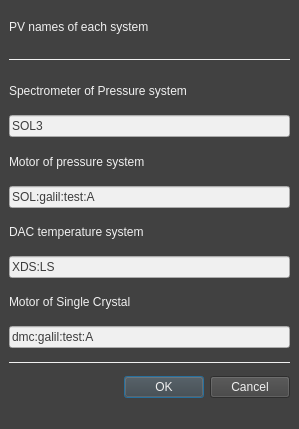
<?xml version="1.0" encoding="UTF-8"?>
<ui version="4.0">
 <class>MainWindow_PVnames</class>
 <widget class="QMainWindow" name="MainWindow_PVnames">
  <property name="geometry">
   <rect>
    <x>0</x>
    <y>0</y>
    <width>299</width>
    <height>429</height>
   </rect>
  </property>
  <property name="minimumSize">
   <size>
    <width>299</width>
    <height>429</height>
   </size>
  </property>
  <property name="maximumSize">
   <size>
    <width>299</width>
    <height>429</height>
   </size>
  </property>
  <property name="windowTitle">
   <string>Edit: PV names</string>
  </property>
  <property name="styleSheet">
   <string notr="true">background-color: rgb(65,65, 65);
color: rgb(240, 240, 240);
</string>
  </property>
  <widget class="QWidget" name="centralwidget">
   <layout class="QGridLayout" name="gridLayout">
    <item row="0" column="0">
     <widget class="QLabel" name="label">
      <property name="text">
       <string>PV names of each system</string>
      </property>
     </widget>
    </item>
    <item row="1" column="0">
     <widget class="Line" name="line_2">
      <property name="minimumSize">
       <size>
        <width>0</width>
        <height>16</height>
       </size>
      </property>
      <property name="maximumSize">
       <size>
        <width>16777215</width>
        <height>16</height>
       </size>
      </property>
      <property name="styleSheet">
       <string notr="true">color: rgb(240, 240, 240);</string>
      </property>
      <property name="frameShadow">
       <enum>QFrame::Plain</enum>
      </property>
      <property name="orientation">
       <enum>Qt::Horizontal</enum>
      </property>
     </widget>
    </item>
    <item row="2" column="0">
     <widget class="QLabel" name="label_spec">
      <property name="text">
       <string>Spectrometer of Pressure system</string>
      </property>
     </widget>
    </item>
    <item row="3" column="0">
     <widget class="QLineEdit" name="lineEdit_spec">
      <property name="enabled">
       <bool>true</bool>
      </property>
      <property name="styleSheet">
       <string notr="true">background-color: rgb(240, 240, 240);
color: rgb(60, 60, 60);</string>
      </property>
      <property name="text">
       <string>SOL3</string>
      </property>
     </widget>
    </item>
    <item row="4" column="0">
     <widget class="QLabel" name="label_motor">
      <property name="text">
       <string>Motor of pressure system</string>
      </property>
     </widget>
    </item>
    <item row="5" column="0">
     <widget class="QLineEdit" name="lineEdit_motor">
      <property name="enabled">
       <bool>true</bool>
      </property>
      <property name="styleSheet">
       <string notr="true">background-color: rgb(240, 240, 240);
color: rgb(60, 60, 60);</string>
      </property>
      <property name="text">
       <string>SOL:galil:test:A</string>
      </property>
     </widget>
    </item>
    <item row="6" column="0">
     <widget class="QLabel" name="label_LS">
      <property name="text">
       <string>DAC temperature system </string>
      </property>
     </widget>
    </item>
    <item row="7" column="0">
     <widget class="QLineEdit" name="lineEdit_LS">
      <property name="enabled">
       <bool>true</bool>
      </property>
      <property name="styleSheet">
       <string notr="true">background-color: rgb(240, 240, 240);
color: rgb(60, 60, 60);</string>
      </property>
      <property name="text">
       <string>XDS:LS</string>
      </property>
     </widget>
    </item>
    <item row="8" column="0">
     <widget class="QLabel" name="label_SG">
      <property name="text">
       <string>Motor of Single Crystal</string>
      </property>
     </widget>
    </item>
    <item row="9" column="0">
     <widget class="QLineEdit" name="lineEdit_sg">
      <property name="enabled">
       <bool>true</bool>
      </property>
      <property name="styleSheet">
       <string notr="true">background-color: rgb(240, 240, 240);
color: rgb(60, 60, 60);</string>
      </property>
      <property name="text">
       <string>dmc:galil:test:A</string>
      </property>
     </widget>
    </item>
    <item row="10" column="0">
     <widget class="Line" name="line">
      <property name="minimumSize">
       <size>
        <width>0</width>
        <height>16</height>
       </size>
      </property>
      <property name="maximumSize">
       <size>
        <width>16777215</width>
        <height>16</height>
       </size>
      </property>
      <property name="styleSheet">
       <string notr="true">color: rgb(240, 240, 240);</string>
      </property>
      <property name="frameShadow">
       <enum>QFrame::Plain</enum>
      </property>
      <property name="orientation">
       <enum>Qt::Horizontal</enum>
      </property>
     </widget>
    </item>
    <item row="11" column="0">
     <widget class="QDialogButtonBox" name="buttonBox">
      <property name="standardButtons">
       <set>QDialogButtonBox::Cancel|QDialogButtonBox::Ok</set>
      </property>
     </widget>
    </item>
   </layout>
  </widget>
  <widget class="QStatusBar" name="statusbar"/>
 </widget>
 <resources/>
 <connections/>
</ui>
